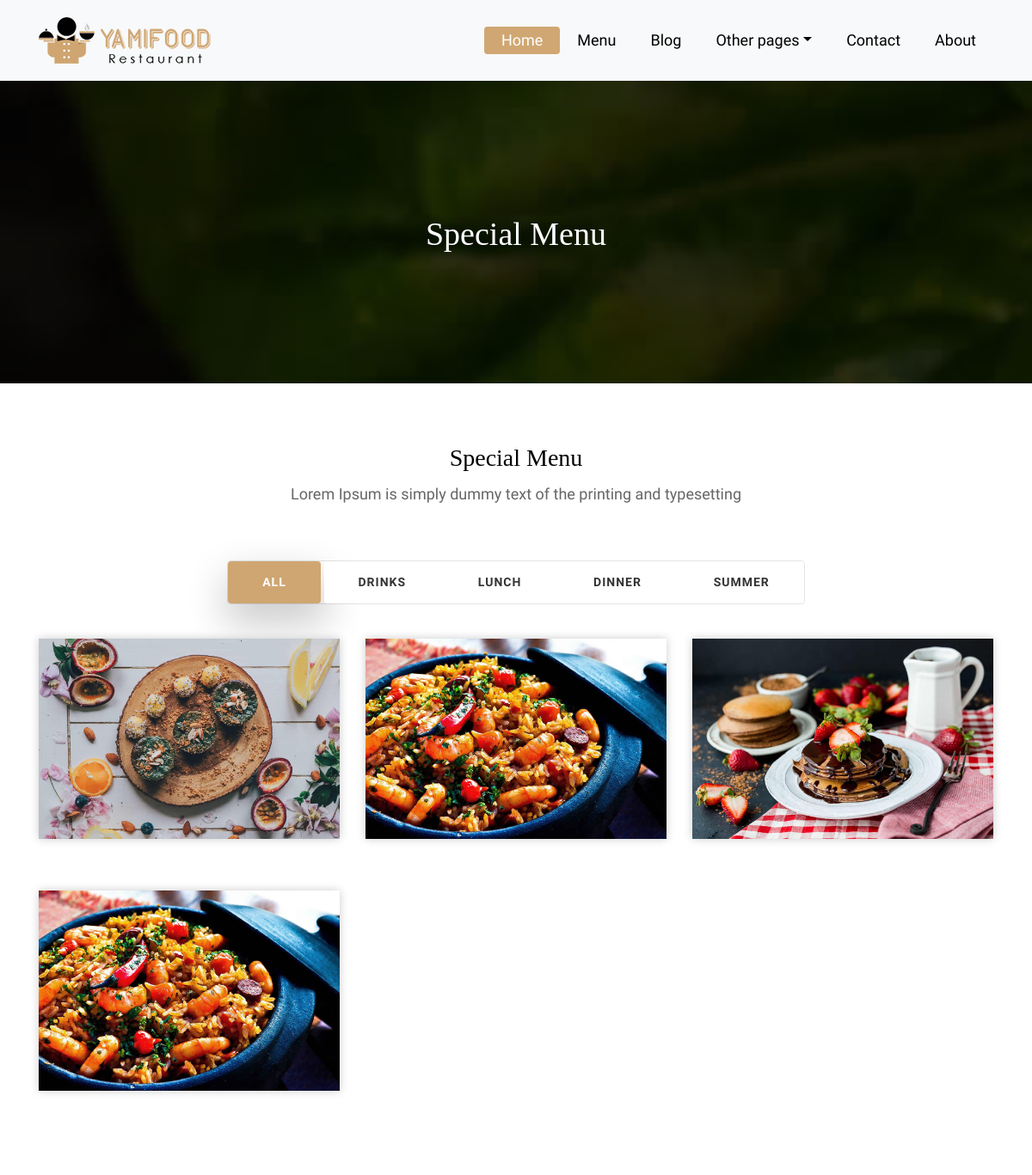
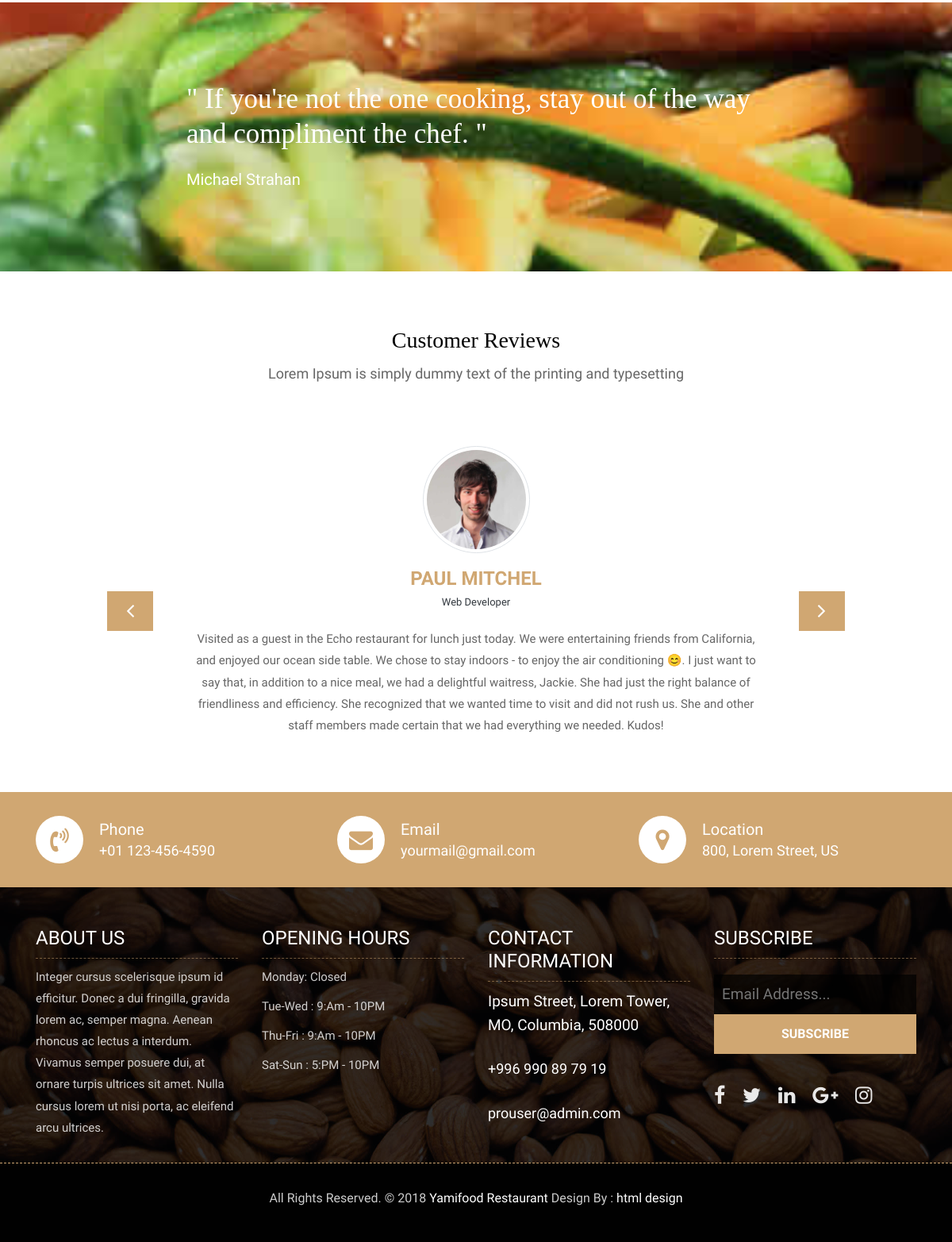
The app's page /menu/ with its own data (2 pictures, top to bottom).
### meals/models.py (models this page shows, shortened)
class Category(models.Model):
    name = models.CharField(max_length=30)
    class Meta:
        verbose_name = 'category'
        verbose_name_plural = 'categories'

class Meal(models.Model):
    name = models.CharField(max_length=200)
    description = models.TextField(max_length=500)
    people = models.IntegerField()
    price = models.DecimalField(decimal_places=2, max_digits=5)
    category = models.ForeignKey('Category' , on_delete=models.SET_NULL , null=True)
    preperation_time = models.IntegerField()
    image = models.ImageField(upload_to="meals/")
    slug = models.SlugField(null=True, blank=True)
    class Meta:
        ordering = ["name"]

class Reviewer(models.Model):
    first_name = models.CharField(max_length=50)
    last_name = models.CharField(max_length=50)
    job = models.CharField(max_length=50)
    review = models.TextField()
    image = models.ImageField(upload_to='reviewers/')

### menu/views.py (the view)
# urls.py: path('', MenuPageView.as_view(), name='menu'),
class MenuPageView(ListView):
    queryset = Meal.objects.all()
    template_name = 'menu/menu.html'
    context_object_name = "meals"
    def get_context_data(self, *args,**kwargs):
        context = super().get_context_data(*args, **kwargs)
        category = Category.objects.all().distinct()
        reviewer = Reviewer.objects.all()
        context['categories'] = category
        context['first_reviewer'] = reviewer[0]
        context['reviewers'] = reviewer[1:]
        return context

### menu/templates/menu/menu.html (shortened to what this page needs)
{% extends 'base.html' %}
{% load static %}
{% block content %}
<div class="all-page-title page-breadcrumb">
	<div class="container text-center">
		<div class="row">
			<div class="col-lg-12">
				<h1>Special Menu</h1>
			</div>
		</div>
	</div>
</div>
<div class="menu-box">
	<div class="container">
		<div class="row">
			<div class="col-lg-12">
				<div class="heading-title text-center">
					<h2>Special Menu</h2>
					<p>Lorem Ipsum is simply dummy text of the printing and typesetting</p>
				</div>
			</div>
		</div>
		<div class="row">
			<div class="col-lg-12">
				<div class="special-menu text-center">
					<div class="button-group filter-button-group">
						<button class="active" data-filter="*">All</button>
						{% for category in categories %}
							<button data-filter=".{{category.name}}">{{category.name}}</button>
						{% endfor %}
					</div>
				</div>
			</div>
		</div>
		<div class="row special-list">
			{% for category in categories %}
				{% for meal in meals %}
					{%if meal.category == category%}
							<div class="col-lg-4 col-md-6 special-grid {{category.name}}">
								<div class="gallery-single fix">
									<img src="{{meal.image.url}}" class="img-fluid" alt="Image">
								</div>
							</div>
					{% endif %}
				{% endfor %}
			{% endfor %}
		</div>
	</div>
</div>
<div class="qt-box qt-background">
	<div class="container">
		<div class="row">
			<div class="col-md-8 ml-auto mr-auto text-left">
				<p class="lead ">
					" If you're not the one cooking, stay out of the way and compliment the chef. "
				</p>
				<span class="lead">Michael Strahan</span>
			</div>
		</div>
	</div>
</div>
<div class="customer-reviews-box">
	<div class="container">
		<div class="row">
			<div class="col-lg-12">
				<div class="heading-title text-center">
					<h2>Customer Reviews</h2>
					<p>Lorem Ipsum is simply dummy text of the printing and typesetting</p>
				</div>
			</div>
		</div>
		<div class="row">
			<div class="col-md-8 mr-auto ml-auto text-center">
				<div id="reviews" class="carousel slide" data-ride="carousel">
					<div class="carousel-inner mt-4">
						<div class="carousel-item text-center active">
							<div class="img-box p-1 border rounded-circle m-auto">
								<img class="d-block w-100 rounded-circle" src="{{first_reviewer.image.url}}" alt="">
							</div>
							<h5 class="mt-4 mb-0"><strong class="text-warning text-uppercase">{{first_reviewer.first_name}} {{first_reviewer.last_name}}</strong></h5>
							<h6 class="text-dark m-0">{{first_reviewer.job}}</h6>
							<p class="m-0 pt-3">{{first_reviewer.review}}</p>
						</div>
					</div>
					<a class="carousel-control-prev" href="#reviews" role="button" data-slide="prev">
						<i class="fa fa-angle-left" aria-hidden="true"></i>
					</a>
					<a class="carousel-control-next" href="#reviews" role="button" data-slide="next">
						<i class="fa fa-angle-right" aria-hidden="true"></i>
					</a>
				</div>
			</div>
		</div>
	</div>
</div>
{% endblock %}

### templates/base.html (shortened to what this page needs)
{% load static %}
<!DOCTYPE html>
<html lang="en">
<head>
    <link rel="stylesheet" href="{% static 'site_static/css/bootstrap.min.css'%}">
    <link rel="stylesheet" href="{% static 'site_static/css/style.css'%}">
    <link rel="stylesheet" href="{% static 'site_static/css/responsive.css'%}">
    <link rel="stylesheet" href="{% static 'site_static/css/custom.css'%}">
</head>
<body>
	<header class="top-navbar">
		<nav class="navbar navbar-expand-lg navbar-light bg-light">
			<div class="container">
				<a class="navbar-brand" href="{% url 'meals:meals_list' %}">
					<img src="{% static 'site_static/images/logo.png'%}" alt="" />
				</a>
				<div class="collapse navbar-collapse" id="navbars-rs-food">
					<ul class="navbar-nav ml-auto">
						<li class="nav-item active"><a class="nav-link" href="{% url 'meals:meals_list' %}">Home</a></li>
						<li class="nav-item"><a class="nav-link" href="{% url 'menu:menu' %}">Menu</a></li>
						<li class="nav-item"><a class="nav-link" href="{% url 'blog:main_blog' %}">Blog</a></li>
						<li class="nav-item dropdown">
							<a class="nav-link dropdown-toggle" href="#" id="dropdown-a" data-toggle="dropdown">Other pages</a>
						</li>
						<li class="nav-item"><a class="nav-link" href="contact.html">Contact</a></li>
						<li class="nav-item"><a class="nav-link" href="{% url 'aboutus:aboutus' %}">About</a></li>
					</ul>
				</div>
			</div>
		</nav>
	</header>
	{% block content %}
	{% endblock %}
	<div class="contact-imfo-box">
		<div class="container">
			<div class="row">
				<div class="col-md-4">
					<i class="fa fa-volume-control-phone"></i>
					<div class="overflow-hidden">
						<h4>Phone</h4>
						<p class="lead">
							+01 123-456-4590
						</p>
					</div>
				</div>
				<div class="col-md-4">
					<i class="fa fa-envelope"></i>
					<div class="overflow-hidden">
						<h4>Email</h4>
						<p class="lead">
							yourmail@gmail.com
						</p>
					</div>
				</div>
				<div class="col-md-4">
					<i class="fa fa-map-marker"></i>
					<div class="overflow-hidden">
						<h4>Location</h4>
						<p class="lead">
							800, Lorem Street, US
						</p>
					</div>
				</div>
			</div>
		</div>
	</div>
	<footer class="footer-area bg-f">
		<div class="container">
			<div class="row">
				<div class="col-lg-3 col-md-6">
					<h3>About Us</h3>
					<p>Integer cursus scelerisque ipsum id efficitur. Donec a dui fringilla, gravida lorem ac, semper magna. Aenean rhoncus ac lectus a interdum. Vivamus semper posuere dui, at ornare turpis ultrices sit amet. Nulla cursus lorem ut nisi porta, ac eleifend arcu ultrices.</p>
				</div>
				<div class="col-lg-3 col-md-6">
					<h3>Opening hours</h3>
					<p><span class="text-color">Monday: </span>Closed</p>
					<p><span class="text-color">Tue-Wed :</span> 9:Am - 10PM</p>
					<p><span class="text-color">Thu-Fri :</span> 9:Am - 10PM</p>
					<p><span class="text-color">Sat-Sun :</span> 5:PM - 10PM</p>
				</div>
				<div class="col-lg-3 col-md-6">
					<h3>Contact information</h3>
					<p class="lead">Ipsum Street, Lorem Tower, MO, Columbia, 508000</p>
					<p class="lead"><a href="#">+996 990 89 79 19</a></p>
					<p><a href="#"> prouser@admin.com</a></p>
				</div>
				<div class="col-lg-3 col-md-6">
					<h3>Subscribe</h3>
					<div class="subscribe_form">
						<form class="subscribe_form">
							<input name="EMAIL" id="subs-email" class="form_input" placeholder="Email Address..." type="email">
							<button type="submit" class="submit">SUBSCRIBE</button>
						</form>
					</div>
					<ul class="list-inline f-social">
						<li class="list-inline-item"><a href="#"><i class="fa fa-facebook" aria-hidden="true"></i></a></li>
						<li class="list-inline-item"><a href="#"><i class="fa fa-twitter" aria-hidden="true"></i></a></li>
						<li class="list-inline-item"><a href="#"><i class="fa fa-linkedin" aria-hidden="true"></i></a></li>
						<li class="list-inline-item"><a href="#"><i class="fa fa-google-plus" aria-hidden="true"></i></a></li>
						<li class="list-inline-item"><a href="#"><i class="fa fa-instagram" aria-hidden="true"></i></a></li>
					</ul>
				</div>
			</div>
		</div>
		<div class="copyright">
			<div class="container">
				<div class="row">
					<div class="col-lg-12">
						<p class="company-name">All Rights Reserved. &copy; 2018 <a href="#">Yamifood Restaurant</a> Design By :
					<a href="https://html.design/">html design</a></p>
					</div>
				</div>
			</div>
		</div>
	</footer>
</body>
</html>

### records on screen
Category: name "DRINKS"
Category: name "LUNCH"
Category: name "DINNER"
Category: name "SUMMER"
Meal: image (picture)
Meal: image (picture)
Meal: image (picture)
Meal: image (picture)
Reviewer: image (picture), first_name "PAUL", last_name "MITCHEL", job "Web Developer", review "Visited as a guest in the Echo restaurant for lunch just today. We were entertaining friends from California, and enjoyed our ocean side table. We chose to stay indoors - to enjoy the air conditioning 😊. I just want to say that, in addition to a nice meal, we had a delightful waitress, Jackie. She had just the right balance of friendliness and efficiency. She recognized that we wanted time to visit and did not rush us. She and other staff members made certain that we had everything we needed. Kudos!"
